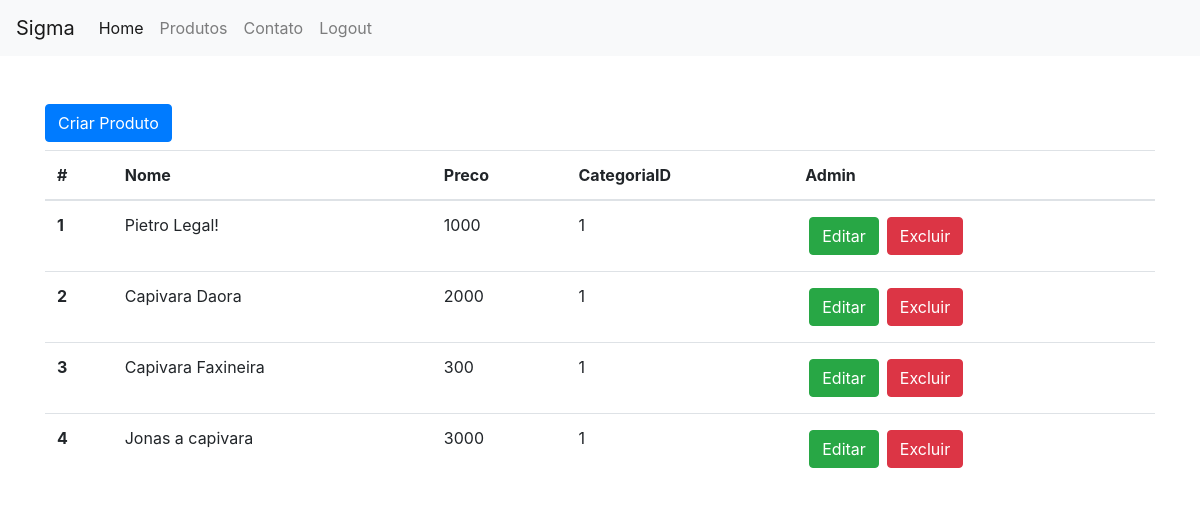
/admin/admin.php (signed in), run on the app's committed database.
### tables this page shows
CREATE TABLE `produtos` (
  `ProdutoID` int(11) NOT NULL,
  `Nome` varchar(150) NOT NULL,
  `Descricao` longtext NOT NULL,
  `Imagem` varchar(200) NOT NULL,
  `Preco` float NOT NULL,
  `CategoriaID` int(11) NOT NULL,
  `Ativo` tinyint(1) NOT NULL
);

### admin/admin.php (the view, shortened to what this page needs)
<?php
include_once '../includes/_head.php';
include_once 'headeradm.php';
require '../includes/Banco.php';
$sql = "SELECT * FROM produtos WHERE Ativo = 1";
$res = mysqli_query($conn, $sql);
?>
<div class="container mt-5">
    <a href="adminCreateView.php" class="btn btn-primary">Criar Produto</a>
    <table class="table mt-2">
    <thead>
        <tr>
        <th scope="col">#</th>
        <th scope="col">Nome</th>
        <th scope="col">Preco</th>
        <th scope="col">CategoriaID</th>
        <th scope="col">Admin</th>
        </tr>
    </thead>
    <tbody>
    <?php foreach($res as $produto):?>
        <tr>
        <th scope="row"><?= $produto['ProdutoID']?></th>
        <td><?= $produto['Nome']?></td>
        <td><?= $produto['Preco']?></td>
        <td><?= $produto['CategoriaID']?></td>
        <td><a href="adminUpdateView.php?id=<?=$produto['ProdutoID']?>" class="btn btn-success m-1">Editar</a><a href="adminDelete.php?id=<?=$produto['ProdutoID']?>" class="btn btn-danger m-1">Excluir</a></span></td>
        </tr>
    <?php endforeach ?>
    </tbody>
    </table>
</div>
<?php
include_once '../includes/_footer.php';
?>

### includes/_head.php (shortened to what this page needs)
<!doctype html>
<html lang="en">
<head>
    <link rel="stylesheet" href="https://cdn.jsdelivr.net/npm/bootstrap@4.6.1/dist/css/bootstrap.min.css"
>
    <link rel="stylesheet" href="./css/style.css">
</head>
<body>

### admin/headeradm.php
<header>
    <nav class="navbar navbar-expand-lg navbar-light bg-light">
        <a class="navbar-brand" href="./index.php">Sigma</a>
        <div class="collapse navbar-collapse" id="navbarNavDropdown">
            <ul class="navbar-nav">
                <li class="nav-item active">
                    <a class="nav-link" href="../index.php">Home</a>
                </li>
                <li class="nav-item">
                    <a class="nav-link" href="../produtos.php">Produtos</a>
                </li>
                <li class="nav-item">
                    <a class="nav-link" href="../contato.php">Contato</a>
                </li>
            <?php if($logado = 'logado'): ?>
                <li class="nav-item">
                    <a class="nav-link" href="logout.php">Logout</a>
                </li>
            <?php else:?>
                <li class="nav-item">
                    <a class="nav-link" href="login.php">Login</a>
                </li>
            <?php endif ?>
            </ul>
        </div>
    </nav>
</header>
<main>

### includes/_footer.php (shortened to what this page needs)
</main>
</body>
</html>

### css/style.css (style rules this page uses)
* { margin:0; padding:0; box-sizing: border-box; }

### data on the page
produtos: ProdutoID "1", Nome "Pietro Legal!", Preco "1000", CategoriaID "1"
produtos: ProdutoID "2", Nome "Capivara Daora", Preco "2000", CategoriaID "1"
produtos: ProdutoID "3", Nome "Capivara Faxineira", Preco "300", CategoriaID "1"
produtos: ProdutoID "4", Nome "Jonas a capivara", Preco "3000", CategoriaID "1"
